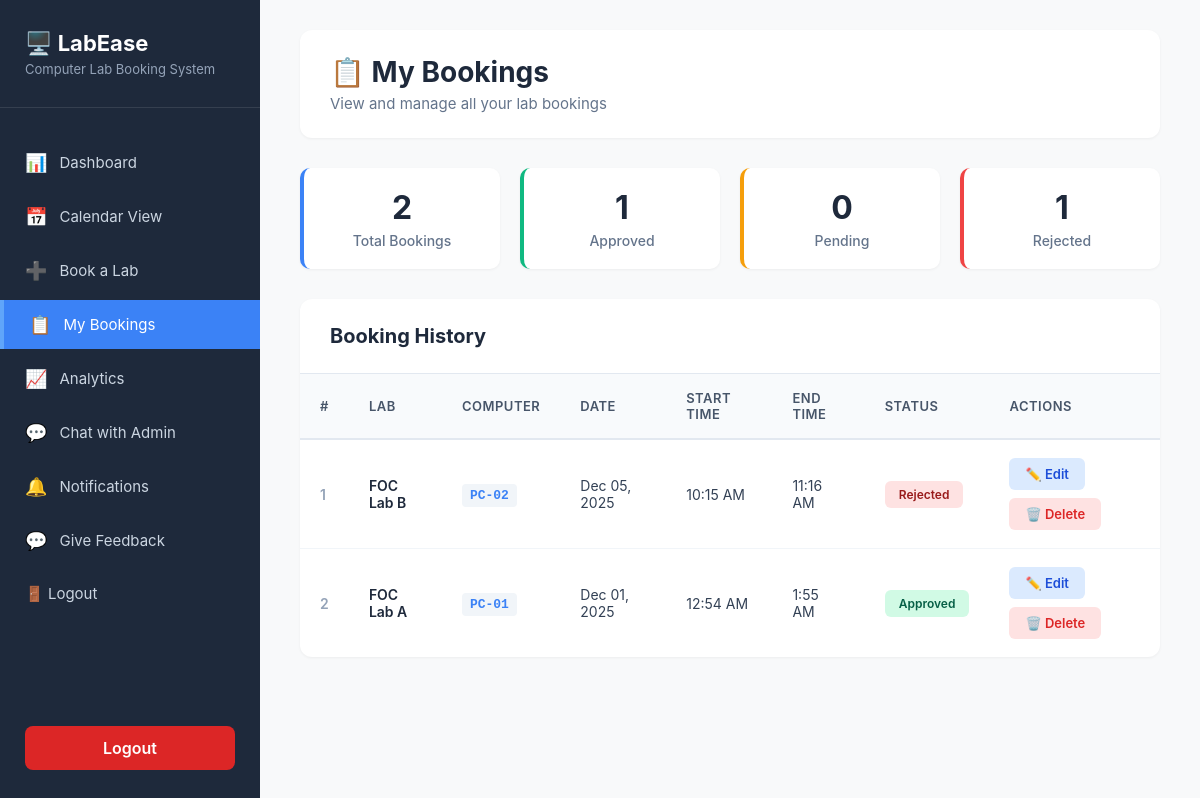
The page /my_bookings.php (signed in) on the database its author committed.
### tables this page shows
CREATE TABLE `bookings` (
  `id` int(11) NOT NULL,
  `user_id` int(11) NOT NULL,
  `computer_id` int(11) NOT NULL,
  `date` date NOT NULL,
  `start_time` time NOT NULL,
  `end_time` time NOT NULL,
  `status` enum('pending','approved','rejected','cancelled') DEFAULT 'pending',
  `created_at` timestamp NOT NULL DEFAULT current_timestamp()
);

CREATE TABLE `labs` (
  `id` int(11) NOT NULL,
  `name` varchar(100) NOT NULL,
  `location` varchar(100) DEFAULT NULL,
  `photo` varchar(255) DEFAULT NULL,
  `capacity` int(11) DEFAULT NULL
);

CREATE TABLE `computers` (
  `id` int(11) NOT NULL,
  `lab_id` int(11) DEFAULT NULL,
  `code` varchar(50) NOT NULL,
  `location` varchar(100) DEFAULT NULL,
  `status` enum('available','maintenance','disabled') DEFAULT 'available',
  `notes` text DEFAULT NULL
);

### my_bookings.php (the view, shortened to what this page needs)
<?php
require 'db.php';
$user_id = $_SESSION['user_id'];
$sql = "
SELECT
    b.id,
    c.code AS computer_code,
    l.name AS lab_name,
    l.id AS lab_id,
    c.id AS computer_id,
    b.date,
    b.start_time,
    b.end_time,
    b.status
FROM bookings b
JOIN computers c ON b.computer_id = c.id
JOIN labs l ON c.lab_id = l.id
WHERE b.user_id = ?
ORDER BY b.date DESC, b.start_time DESC
";
$stmt = $mysqli->prepare($sql);
$stmt->bind_param("i", $user_id);
$stmt->execute();
$result = $stmt->get_result();
?>
<!DOCTYPE html>
<html lang="en">
<head>
</head>
<body>
<div class="sidebar">
  <div class="sidebar-logo">
    <h2>🖥️ LabEase</h2>
    <p>Computer Lab Booking System</p>
  </div>
  <ul class="sidebar-menu">
    <li><a href="dashboard.php" ><span>📊</span> Dashboard</a></li>
    <li><a href="calendar.php"><span>📅</span> Calendar View</a></li>
    <li><a href="create.php"><span>➕</span> Book a Lab</a></li>
    <li><a href="my_bookings.php" class="active"><span>📋</span> My Bookings</a></li>
    <li><a href="analytics.php"><span>📈</span> Analytics</a></li>
    <li><a href="chat.php"><span>💬</span> Chat with Admin</a></li>
    <li><a href="notifications.php"><span>🔔</span> Notifications</a></li>
    <li><a href="feedback.php"><span>💬</span> Give Feedback</a></li>
    <li><a href="logout.php">🚪 Logout</a></li>
  </ul>
  <div class="logout-btn">
    <a href="logout.php">Logout</a>
  </div>
</div>
<div class="main-content">
  <div class="page-header">
    <h1>📋 My Bookings</h1>
    <p>View and manage all your lab bookings</p>
  </div>
  <?php
  $total = $result->num_rows;
  $approved = 0;
  $pending = 0;
  $rejected = 0;
  mysqli_data_seek($result, 0);
  while($row = $result->fetch_assoc()) {
    if($row['status'] == 'approved') $approved++;
    elseif($row['status'] == 'pending') $pending++;
    elseif($row['status'] == 'rejected') $rejected++;
  }
  mysqli_data_seek($result, 0);
  ?>
  <div class="stats-summary">
    <div class="stat-box">
      <h3><?= $total ?></h3>
      <p>Total Bookings</p>
    </div>
    <div class="stat-box approved">
      <h3><?= $approved ?></h3>
      <p>Approved</p>
    </div>
    <div class="stat-box pending">
      <h3><?= $pending ?></h3>
      <p>Pending</p>
    </div>
    <div class="stat-box rejected">
      <h3><?= $rejected ?></h3>
      <p>Rejected</p>
    </div>
  </div>
  <div class="bookings-section">
    <div class="section-header">
      <h2>Booking History</h2>
    </div>
    <div class="table-wrapper">
      <?php if ($result->num_rows > 0): ?>
        <table>
          <thead>
            <tr>
              <th>#</th>
              <th>Lab</th>
              <th>Computer</th>
              <th>Date</th>
              <th>Start Time</th>
              <th>End Time</th>
              <th>Status</th>
              <th>Actions</th>
            </tr>
          </thead>
          <tbody>
            <?php $i = 1; while($row = $result->fetch_assoc()): ?>
              <tr>
                <td class="row-number"><?= $i++ ?></td>
                <td class="lab-name"><?= htmlspecialchars($row['lab_name']) ?></td>
                <td><span class="computer-code"><?= htmlspecialchars($row['computer_code']) ?></span></td>
                <td><?= date('M d, Y', strtotime($row['date'])) ?></td>
                <td><?= date('g:i A', strtotime($row['start_time'])) ?></td>
                <td><?= date('g:i A', strtotime($row['end_time'])) ?></td>
                <td>
                  <span class="status-badge <?= strtolower($row['status']) ?>">
                    <?= ucfirst($row['status']) ?>
                  </span>
                </td>
                <td>
                  <div class="action-buttons">
                    <a href="edit_booking.php?id=<?= $row['id'] ?>" class="btn btn-edit">
                      ✏️ Edit
                    </a>
                    <a href="my_bookings.php?delete_id=<?= $row['id'] ?>"
                       class="btn btn-delete"
                       onclick="return confirm('Are you sure you want to delete this booking?')">
                      🗑️ Delete
                    </a>
                  </div>
                </td>
              </tr>
            <?php endwhile; ?>
          </tbody>
        </table>
      <?php endif; ?>
    </div>
  </div>
</div>
</body>
</html>

### my_bookings.php (style rules this page uses)
* { margin: 0; padding: 0; box-sizing: border-box; }
body { font-family: 'Inter', -apple-system, BlinkMacSystemFont, 'Segoe UI', sans-serif; background: #f8f9fa; min-height: 100vh; }
.sidebar { position: fixed; left: 0; top: 0; width: 260px; height: 100vh; background: #1e293b; padding: 30px 0; z-index: 100; }
.sidebar-logo { padding: 0 25px 30px; border-bottom: 1px solid rgba(255,255,255,0.1); margin-bottom: 30px; }
.sidebar-logo h2 { color: white; font-size: 22px; font-weight: 700; }
.sidebar-logo p { color: #94a3b8; font-size: 13px; margin-top: 5px; }
.sidebar-menu { list-style: none; }
.sidebar-menu li { margin-bottom: 5px; }
.sidebar-menu a { display: flex; align-items: center; padding: 14px 25px; color: #cbd5e1; text-decoration: none; transition: all 0.3s ease; font-size: 15px; }
.sidebar-menu a.active { background: #3b82f6; color: white; border-left: 4px solid #60a5fa; }
.sidebar-menu a span { margin-right: 12px; font-size: 18px; }
.logout-btn { position: absolute; bottom: 30px; left: 25px; right: 25px; }
.logout-btn a { display: block; padding: 12px 20px; background: #dc2626; color: white; text-align: center; border-radius: 8px; text-decoration: none; font-weight: 600; transition: background 0.3s ease; }
.main-content { margin-left: 260px; padding: 30px 40px; }
.page-header { background: white; padding: 25px 30px; border-radius: 12px; box-shadow: 0 1px 3px rgba(0,0,0,0.05); margin-bottom: 30px; }
.page-header h1 { font-size: 28px; color: #1e293b; font-weight: 700; margin-bottom: 5px; }
.page-header p { color: #64748b; font-size: 15px; }
.stats-summary { display: grid; grid-template-columns: repeat(auto-fit, minmax(200px, 1fr)); gap: 20px; margin-bottom: 30px; }
.stat-box { background: white; padding: 20px; border-radius: 10px; box-shadow: 0 1px 3px rgba(0,0,0,0.05); text-align: center; border-left: 4px solid #3b82f6; }
.stat-box.approved { border-left-color: #10b981; }
.stat-box.pending { border-left-color: #f59e0b; }
.stat-box.rejected { border-left-color: #ef4444; }
.stat-box h3 { font-size: 32px; color: #1e293b; font-weight: 700; margin-bottom: 5px; }
.stat-box p { color: #64748b; font-size: 14px; font-weight: 500; }
.bookings-section { background: white; border-radius: 12px; box-shadow: 0 1px 3px rgba(0,0,0,0.05); overflow: hidden; }
.section-header { padding: 25px 30px; border-bottom: 1px solid #e2e8f0; }
.section-header h2 { font-size: 20px; color: #1e293b; font-weight: 700; }
.table-wrapper { overflow-x: auto; }
table { width: 100%; border-collapse: collapse; }
table thead { background: #f8fafc; }
table th { padding: 16px 20px; text-align: left; font-size: 13px; font-weight: 600; color: #475569; text-transform: uppercase; letter-spacing: 0.5px; border-bottom: 2px solid #e2e8f0; }
table td { padding: 18px 20px; color: #334155; font-size: 14px; border-bottom: 1px solid #f1f5f9; }
table tbody tr { transition: background 0.2s ease; }
table tbody tr:last-child td { border-bottom: none; }
.status-badge { padding: 6px 14px; border-radius: 6px; font-size: 12px; font-weight: 600; text-transform: capitalize; display: inline-block; }
.status-badge.approved { background: #d1fae5; color: #065f46; }
.status-badge.rejected { background: #fee2e2; color: #991b1b; }
.row-number { color: #94a3b8; font-weight: 600; }
.lab-name { font-weight: 600; color: #1e293b; }
.computer-code { font-family: 'Courier New', monospace; background: #f1f5f9; padding: 4px 8px; border-radius: 4px; color: #3b82f6; font-weight: 600; font-size: 13px; }
.action-buttons { display: flex; gap: 8px; flex-wrap: wrap; }
.btn { padding: 8px 16px; border: none; border-radius: 6px; font-size: 13px; font-weight: 600; cursor: pointer; text-decoration: none; display: inline-flex; align-items: center; gap: 6px; transition: all 0.2s ease; }
.btn-edit { background: #dbeafe; color: #1d4ed8; }
.btn-delete { background: #fee2e2; color: #dc2626; }

### rows shown on the page
bookings: labs.name "FOC Lab B", computer.code "PC-02", date "Dec 05, 2025", start_time "10:15 AM", end_time "11:16 AM", status "Rejected"
bookings: labs.name "FOC Lab A", computer.code "PC-01", date "Dec 01, 2025", start_time "12:54 AM", end_time "1:55 AM", status "Approved"

### other values the page prints
$total "2"
$approved "1"
$pending "0"
$rejected "1"
